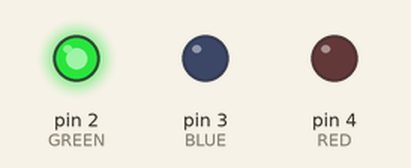
Simulated run of this sketch. Board: Arduino Uno, built with avr-gcc and run on an emulated ATmega328P. Parts: output pins drawn as LEDs (lit = HIGH).

Above: at 2.5 s.
At 6.0 s:
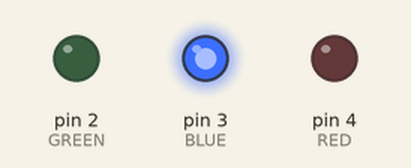
At 9.5 s:
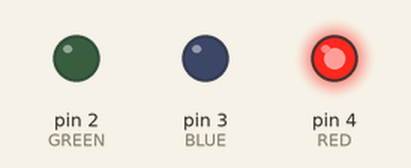
Timing chart, 0 to 15.6 s (numbered marks = the images above):
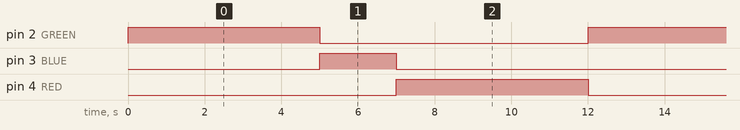

The sketch:

traffic-light.ino
```cpp
int GREEN = 2;
int BLUE = 3;
int RED = 4;
int DELAY_GREEN = 5000;
int DELAY_BLUE = 2000;
int DELAY_RED = 5000;

void setup() {
  pinMode(GREEN, OUTPUT);
  pinMode(BLUE, OUTPUT);
  pinMode(RED, OUTPUT);

}

void loop() {
  green_light();
  delay(DELAY_GREEN);
  blue_light();
  delay(DELAY_BLUE);
  red_light();
  delay(DELAY_RED);
}

void green_light() {
  digitalWrite(GREEN, HIGH);
  digitalWrite(BLUE, LOW);
  digitalWrite(RED, LOW);
}

void blue_light() {
  digitalWrite(GREEN, LOW);
  digitalWrite(BLUE, HIGH);
  digitalWrite(RED, LOW);
}

void red_light() {
  digitalWrite(GREEN, LOW);
  digitalWrite(BLUE, LOW);
  digitalWrite(RED, HIGH);
}
```

Measured:
- by itself, pin 2 (GREEN), pin 4 (RED): alternates HIGH for 5.0 s and LOW for 7.0 s
- by itself, pin 3 (BLUE): alternates HIGH for 2.0 s and LOW for 10.0 s
- by itself, everything shown: repeats every 12.0 s, in 3 steps
